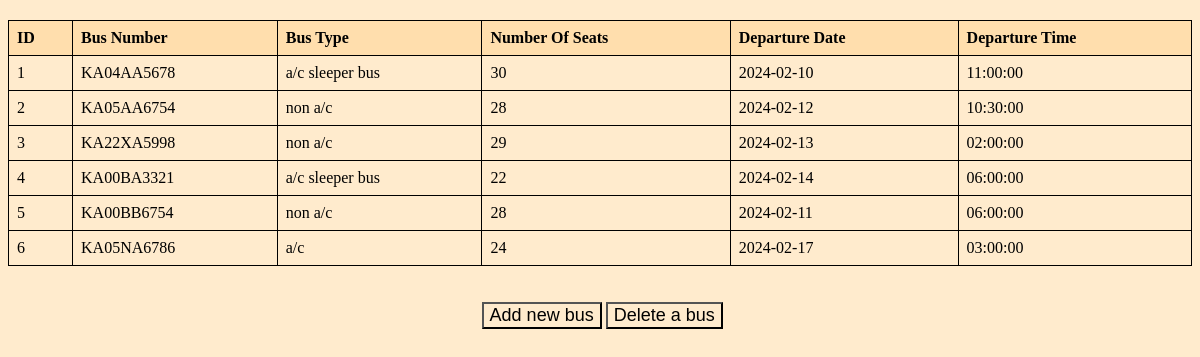
/viewbus.php, run on the app's committed database.
### tables this page shows
CREATE TABLE `bus` (
  `b_id` int(2) NOT NULL,
  `b_no` varchar(11) NOT NULL,
  `b_type` varchar(30) NOT NULL,
  `no_of_seats` int(3) NOT NULL,
  `departuredate` date NOT NULL,
  `departuretime` time NOT NULL,
  `ro_id` int(5) NOT NULL
);

### viewbus.php (the view, shortened to what this page needs)
<!DOCTYPE html>
<html lang="en">
<head>
</head>
<body>
<?php
$conn = mysqli_connect('localhost','root','','bus');
$sql = "SELECT * FROM bus";
$result = $conn->query($sql);
if ($result->num_rows > 0) {
    echo "<table>";
    echo "<tr><th>ID</th><th>Bus Number</th><th>Bus Type</th><th>Number Of Seats</th><th>Departure Date</th><th>Departure Time</th></tr>";
    while ($row = $result->fetch_assoc()) {
        echo "<tr>";
        echo "<td>" . $row['b_id'] . "</td>";
        echo "<td>" . $row['b_no'] . "</td>";
        echo "<td>" . $row['b_type'] . "</td>";
        echo "<td>" . $row['no_of_seats'] . "</td>";
        echo "<td>" . $row['departuredate'] . "</td>";
        echo "<td>" . $row['departuretime'] . "</td>";
        echo "</tr>";
    }
    echo "</table>";
} else {
    echo "No buses found in the database.";
}
?>
  <br><br>
  <button type="button" id="addbus" onclick="toggleform()">Add new bus</button>
    <button type="button" id="deletebus" onclick="toggle()">Delete a bus</button>
</body>
</html>

### viewbus.php (style rules this page uses)
#addbus { margin-left: 40%; font-size: 18px; }
#deletebus { font-size: 18px; }
* { background-color:blanchedalmond; }
table { width: 100%; border-collapse: collapse; margin-top: 20px; }
th, td { border: 1px solid black; padding: 8px; text-align: left; }
th { background-color:navajowhite; }

### data on the page
bus: b_id "1", b_no "KA04AA5678", b_type "a/c sleeper bus", no_of_seats "30", departuredate "2024-02-10", departuretime "11:00:00"
bus: b_id "2", b_no "KA05AA6754", b_type "non a/c", no_of_seats "28", departuredate "2024-02-12", departuretime "10:30:00"
bus: b_id "3", b_no "KA22XA5998", b_type "non a/c", no_of_seats "29", departuredate "2024-02-13", departuretime "02:00:00"
bus: b_id "4", b_no "KA00BA3321", b_type "a/c sleeper bus", no_of_seats "22", departuredate "2024-02-14", departuretime "06:00:00"
bus: b_id "5", b_no "KA00BB6754", b_type "non a/c", no_of_seats "28", departuredate "2024-02-11", departuretime "06:00:00"
bus: b_id "6", b_no "KA05NA6786", b_type "a/c", no_of_seats "24", departuredate "2024-02-17", departuretime "03:00:00"
